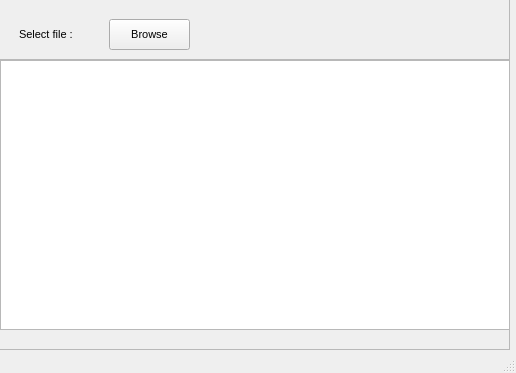
<?xml version="1.0" encoding="UTF-8"?>
<ui version="4.0">
 <class>MainWindow</class>
 <widget class="QMainWindow" name="MainWindow">
  <property name="geometry">
   <rect>
    <x>0</x>
    <y>0</y>
    <width>516</width>
    <height>373</height>
   </rect>
  </property>
  <property name="windowTitle">
   <string>MainWindow</string>
  </property>
  <widget class="QWidget" name="centralwidget">
   <widget class="QFrame" name="frame">
    <property name="geometry">
     <rect>
      <x>-1</x>
      <y>-1</y>
      <width>511</width>
      <height>351</height>
     </rect>
    </property>
    <property name="frameShape">
     <enum>QFrame::StyledPanel</enum>
    </property>
    <property name="frameShadow">
     <enum>QFrame::Raised</enum>
    </property>
    <widget class="QPushButton" name="pushButton">
     <property name="geometry">
      <rect>
       <x>110</x>
       <y>20</y>
       <width>81</width>
       <height>31</height>
      </rect>
     </property>
     <property name="font">
      <font>
       <pointsize>8</pointsize>
      </font>
     </property>
     <property name="text">
      <string>Browse</string>
     </property>
    </widget>
    <widget class="QLabel" name="label">
     <property name="geometry">
      <rect>
       <x>20</x>
       <y>20</y>
       <width>81</width>
       <height>31</height>
      </rect>
     </property>
     <property name="font">
      <font>
       <pointsize>8</pointsize>
      </font>
     </property>
     <property name="text">
      <string>Select file : </string>
     </property>
    </widget>
    <widget class="QLabel" name="label2">
     <property name="geometry">
      <rect>
       <x>200</x>
       <y>20</y>
       <width>291</width>
       <height>31</height>
      </rect>
     </property>
     <property name="font">
      <font>
       <pointsize>8</pointsize>
      </font>
     </property>
     <property name="text">
      <string/>
     </property>
    </widget>
    <widget class="QScrollArea" name="scrollArea">
     <property name="geometry">
      <rect>
       <x>0</x>
       <y>60</y>
       <width>511</width>
       <height>271</height>
      </rect>
     </property>
     <property name="widgetResizable">
      <bool>true</bool>
     </property>
     <widget class="QWidget" name="scrollAreaWidgetContents">
      <property name="geometry">
       <rect>
        <x>0</x>
        <y>0</y>
        <width>509</width>
        <height>269</height>
       </rect>
      </property>
      <widget class="QListWidget" name="listWidget">
       <property name="geometry">
        <rect>
         <x>0</x>
         <y>0</y>
         <width>511</width>
         <height>271</height>
        </rect>
       </property>
      </widget>
     </widget>
    </widget>
   </widget>
  </widget>
  <widget class="QMenuBar" name="menubar">
   <property name="geometry">
    <rect>
     <x>0</x>
     <y>0</y>
     <width>516</width>
     <height>22</height>
    </rect>
   </property>
  </widget>
  <widget class="QStatusBar" name="statusbar"/>
 </widget>
 <resources/>
 <connections/>
</ui>
